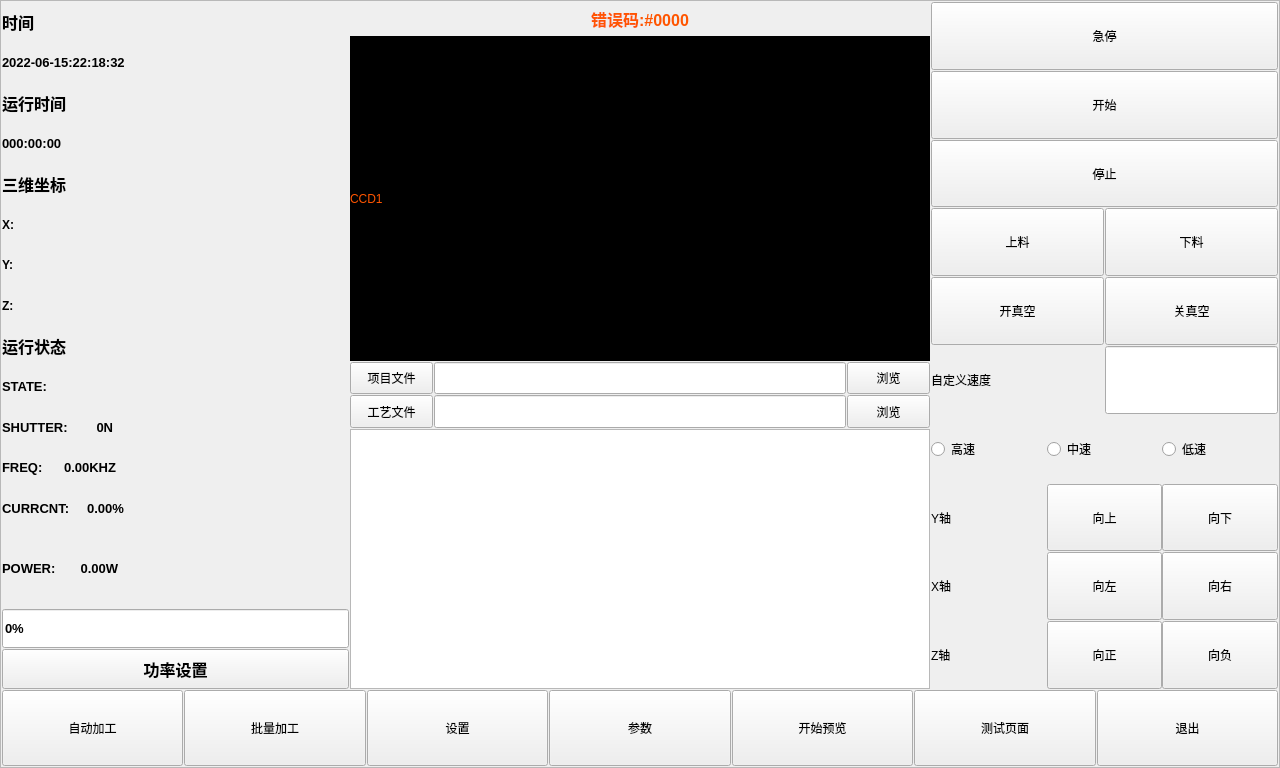
<?xml version="1.0" encoding="UTF-8"?>
<ui version="4.0">
 <class>MainControl</class>
 <widget class="QMainWindow" name="MainControl">
  <property name="geometry">
   <rect>
    <x>0</x>
    <y>0</y>
    <width>1280</width>
    <height>768</height>
   </rect>
  </property>
  <property name="sizePolicy">
   <sizepolicy hsizetype="Expanding" vsizetype="Expanding">
    <horstretch>0</horstretch>
    <verstretch>0</verstretch>
   </sizepolicy>
  </property>
  <property name="windowTitle">
   <string>主切割程序</string>
  </property>
  <widget class="QWidget" name="centralWidget">
   <property name="sizePolicy">
    <sizepolicy hsizetype="Expanding" vsizetype="Expanding">
     <horstretch>0</horstretch>
     <verstretch>0</verstretch>
    </sizepolicy>
   </property>
   <layout class="QVBoxLayout" name="verticalLayout_5" stretch="0">
    <property name="spacing">
     <number>1</number>
    </property>
    <property name="leftMargin">
     <number>0</number>
    </property>
    <property name="topMargin">
     <number>0</number>
    </property>
    <property name="rightMargin">
     <number>0</number>
    </property>
    <property name="bottomMargin">
     <number>0</number>
    </property>
    <item>
     <widget class="QFrame" name="frame">
      <property name="sizePolicy">
       <sizepolicy hsizetype="Expanding" vsizetype="Expanding">
        <horstretch>0</horstretch>
        <verstretch>0</verstretch>
       </sizepolicy>
      </property>
      <property name="frameShape">
       <enum>QFrame::StyledPanel</enum>
      </property>
      <property name="frameShadow">
       <enum>QFrame::Raised</enum>
      </property>
      <layout class="QHBoxLayout" name="horizontalLayout_9" stretch="0">
       <property name="spacing">
        <number>1</number>
       </property>
       <property name="leftMargin">
        <number>1</number>
       </property>
       <property name="topMargin">
        <number>1</number>
       </property>
       <property name="rightMargin">
        <number>1</number>
       </property>
       <property name="bottomMargin">
        <number>1</number>
       </property>
       <item>
        <layout class="QVBoxLayout" name="verticalLayout" stretch="9,1">
         <property name="spacing">
          <number>1</number>
         </property>
         <property name="sizeConstraint">
          <enum>QLayout::SetDefaultConstraint</enum>
         </property>
         <item>
          <layout class="QHBoxLayout" name="horizontalLayout" stretch="3,5,3">
           <property name="spacing">
            <number>1</number>
           </property>
           <item>
            <layout class="QVBoxLayout" name="verticalLayout_2" stretch="1,1,1,1,1,1,1,1,1,1,1,1,1,2,1,1">
             <property name="spacing">
              <number>1</number>
             </property>
             <item>
              <widget class="QLabel" name="label_1">
               <property name="sizePolicy">
                <sizepolicy hsizetype="Expanding" vsizetype="Expanding">
                 <horstretch>0</horstretch>
                 <verstretch>0</verstretch>
                </sizepolicy>
               </property>
               <property name="font">
                <font>
                 <pointsize>12</pointsize>
                 <weight>75</weight>
                 <bold>true</bold>
                </font>
               </property>
               <property name="text">
                <string>时间</string>
               </property>
              </widget>
             </item>
             <item>
              <widget class="QLabel" name="label_2">
               <property name="sizePolicy">
                <sizepolicy hsizetype="Expanding" vsizetype="Expanding">
                 <horstretch>0</horstretch>
                 <verstretch>0</verstretch>
                </sizepolicy>
               </property>
               <property name="font">
                <font>
                 <pointsize>10</pointsize>
                 <weight>75</weight>
                 <bold>true</bold>
                </font>
               </property>
               <property name="text">
                <string>2022-06-15:22:18:32</string>
               </property>
              </widget>
             </item>
             <item>
              <widget class="QLabel" name="label_3">
               <property name="sizePolicy">
                <sizepolicy hsizetype="Expanding" vsizetype="Expanding">
                 <horstretch>0</horstretch>
                 <verstretch>0</verstretch>
                </sizepolicy>
               </property>
               <property name="font">
                <font>
                 <pointsize>12</pointsize>
                 <weight>75</weight>
                 <bold>true</bold>
                </font>
               </property>
               <property name="text">
                <string>运行时间</string>
               </property>
              </widget>
             </item>
             <item>
              <widget class="QLabel" name="label_4">
               <property name="sizePolicy">
                <sizepolicy hsizetype="Expanding" vsizetype="Expanding">
                 <horstretch>0</horstretch>
                 <verstretch>0</verstretch>
                </sizepolicy>
               </property>
               <property name="font">
                <font>
                 <pointsize>10</pointsize>
                 <weight>75</weight>
                 <bold>true</bold>
                </font>
               </property>
               <property name="text">
                <string>000:00:00</string>
               </property>
              </widget>
             </item>
             <item>
              <widget class="QLabel" name="label_5">
               <property name="sizePolicy">
                <sizepolicy hsizetype="Expanding" vsizetype="Expanding">
                 <horstretch>0</horstretch>
                 <verstretch>0</verstretch>
                </sizepolicy>
               </property>
               <property name="font">
                <font>
                 <pointsize>12</pointsize>
                 <weight>75</weight>
                 <bold>true</bold>
                </font>
               </property>
               <property name="text">
                <string>三维坐标</string>
               </property>
              </widget>
             </item>
             <item>
              <widget class="QLabel" name="LbX">
               <property name="font">
                <font>
                 <weight>75</weight>
                 <bold>true</bold>
                </font>
               </property>
               <property name="text">
                <string>X:</string>
               </property>
              </widget>
             </item>
             <item>
              <widget class="QLabel" name="LbY">
               <property name="font">
                <font>
                 <weight>75</weight>
                 <bold>true</bold>
                </font>
               </property>
               <property name="text">
                <string>Y:</string>
               </property>
              </widget>
             </item>
             <item>
              <widget class="QLabel" name="LbZ">
               <property name="font">
                <font>
                 <weight>75</weight>
                 <bold>true</bold>
                </font>
               </property>
               <property name="text">
                <string>Z:</string>
               </property>
              </widget>
             </item>
             <item>
              <widget class="QLabel" name="label_6">
               <property name="sizePolicy">
                <sizepolicy hsizetype="Expanding" vsizetype="Expanding">
                 <horstretch>0</horstretch>
                 <verstretch>0</verstretch>
                </sizepolicy>
               </property>
               <property name="font">
                <font>
                 <pointsize>12</pointsize>
                 <weight>75</weight>
                 <bold>true</bold>
                </font>
               </property>
               <property name="text">
                <string>运行状态</string>
               </property>
              </widget>
             </item>
             <item>
              <widget class="QLabel" name="label_7">
               <property name="sizePolicy">
                <sizepolicy hsizetype="Expanding" vsizetype="Expanding">
                 <horstretch>0</horstretch>
                 <verstretch>0</verstretch>
                </sizepolicy>
               </property>
               <property name="font">
                <font>
                 <pointsize>10</pointsize>
                 <weight>75</weight>
                 <bold>true</bold>
                </font>
               </property>
               <property name="text">
                <string>STATE:   </string>
               </property>
              </widget>
             </item>
             <item>
              <widget class="QLabel" name="label_8">
               <property name="sizePolicy">
                <sizepolicy hsizetype="Expanding" vsizetype="Expanding">
                 <horstretch>0</horstretch>
                 <verstretch>0</verstretch>
                </sizepolicy>
               </property>
               <property name="font">
                <font>
                 <pointsize>10</pointsize>
                 <weight>75</weight>
                 <bold>true</bold>
                </font>
               </property>
               <property name="text">
                <string>SHUTTER:        0N</string>
               </property>
              </widget>
             </item>
             <item>
              <widget class="QLabel" name="label_9">
               <property name="sizePolicy">
                <sizepolicy hsizetype="Expanding" vsizetype="Expanding">
                 <horstretch>0</horstretch>
                 <verstretch>0</verstretch>
                </sizepolicy>
               </property>
               <property name="font">
                <font>
                 <pointsize>10</pointsize>
                 <weight>75</weight>
                 <bold>true</bold>
                </font>
               </property>
               <property name="text">
                <string>FREQ:      0.00KHZ</string>
               </property>
              </widget>
             </item>
             <item>
              <widget class="QLabel" name="label_10">
               <property name="sizePolicy">
                <sizepolicy hsizetype="Expanding" vsizetype="Expanding">
                 <horstretch>0</horstretch>
                 <verstretch>0</verstretch>
                </sizepolicy>
               </property>
               <property name="font">
                <font>
                 <pointsize>10</pointsize>
                 <weight>75</weight>
                 <bold>true</bold>
                </font>
               </property>
               <property name="text">
                <string>CURRCNT:     0.00%</string>
               </property>
              </widget>
             </item>
             <item>
              <widget class="QLabel" name="label_11">
               <property name="sizePolicy">
                <sizepolicy hsizetype="Expanding" vsizetype="Expanding">
                 <horstretch>0</horstretch>
                 <verstretch>0</verstretch>
                </sizepolicy>
               </property>
               <property name="font">
                <font>
                 <pointsize>10</pointsize>
                 <weight>75</weight>
                 <bold>true</bold>
                </font>
               </property>
               <property name="text">
                <string>POWER:       0.00W</string>
               </property>
              </widget>
             </item>
             <item>
              <widget class="QLineEdit" name="lineEdit">
               <property name="sizePolicy">
                <sizepolicy hsizetype="Expanding" vsizetype="Expanding">
                 <horstretch>0</horstretch>
                 <verstretch>0</verstretch>
                </sizepolicy>
               </property>
               <property name="font">
                <font>
                 <pointsize>10</pointsize>
                 <weight>75</weight>
                 <bold>true</bold>
                </font>
               </property>
               <property name="text">
                <string>0%</string>
               </property>
              </widget>
             </item>
             <item>
              <widget class="QPushButton" name="BtMainPowSet">
               <property name="sizePolicy">
                <sizepolicy hsizetype="Expanding" vsizetype="Expanding">
                 <horstretch>0</horstretch>
                 <verstretch>0</verstretch>
                </sizepolicy>
               </property>
               <property name="font">
                <font>
                 <pointsize>12</pointsize>
                 <weight>75</weight>
                 <bold>true</bold>
                </font>
               </property>
               <property name="text">
                <string>功率设置</string>
               </property>
              </widget>
             </item>
            </layout>
           </item>
           <item>
            <layout class="QVBoxLayout" name="verticalLayout_4" stretch="1,10,1,1,8">
             <property name="spacing">
              <number>1</number>
             </property>
             <item>
              <widget class="QLabel" name="LbMainError">
               <property name="sizePolicy">
                <sizepolicy hsizetype="Expanding" vsizetype="Expanding">
                 <horstretch>0</horstretch>
                 <verstretch>0</verstretch>
                </sizepolicy>
               </property>
               <property name="font">
                <font>
                 <pointsize>12</pointsize>
                 <weight>75</weight>
                 <bold>true</bold>
                </font>
               </property>
               <property name="styleSheet">
                <string notr="true">color: rgb(255, 85, 0);</string>
               </property>
               <property name="text">
                <string>错误码:#0000</string>
               </property>
               <property name="alignment">
                <set>Qt::AlignCenter</set>
               </property>
              </widget>
             </item>
             <item>
              <widget class="QLabel" name="CamView">
               <property name="sizePolicy">
                <sizepolicy hsizetype="Expanding" vsizetype="Expanding">
                 <horstretch>0</horstretch>
                 <verstretch>0</verstretch>
                </sizepolicy>
               </property>
               <property name="styleSheet">
                <string notr="true">background-color: rgb(0, 0, 0);
color: rgb(255, 85, 0);</string>
               </property>
               <property name="text">
                <string>CCD1</string>
               </property>
              </widget>
             </item>
             <item>
              <layout class="QHBoxLayout" name="horizontalLayout_2" stretch="1,5,1">
               <property name="spacing">
                <number>1</number>
               </property>
               <item>
                <widget class="QPushButton" name="pushButton_2">
                 <property name="sizePolicy">
                  <sizepolicy hsizetype="Expanding" vsizetype="Expanding">
                   <horstretch>0</horstretch>
                   <verstretch>0</verstretch>
                  </sizepolicy>
                 </property>
                 <property name="text">
                  <string>项目文件</string>
                 </property>
                </widget>
               </item>
               <item>
                <widget class="QLineEdit" name="LePrjShow">
                 <property name="sizePolicy">
                  <sizepolicy hsizetype="Expanding" vsizetype="Expanding">
                   <horstretch>0</horstretch>
                   <verstretch>0</verstretch>
                  </sizepolicy>
                 </property>
                </widget>
               </item>
               <item>
                <widget class="QPushButton" name="BtPrjBrowe">
                 <property name="sizePolicy">
                  <sizepolicy hsizetype="Expanding" vsizetype="Expanding">
                   <horstretch>0</horstretch>
                   <verstretch>0</verstretch>
                  </sizepolicy>
                 </property>
                 <property name="text">
                  <string>浏览</string>
                 </property>
                </widget>
               </item>
              </layout>
             </item>
             <item>
              <layout class="QHBoxLayout" name="horizontalLayout_4" stretch="1,5,1">
               <property name="spacing">
                <number>1</number>
               </property>
               <item>
                <widget class="QPushButton" name="pushButton_4">
                 <property name="sizePolicy">
                  <sizepolicy hsizetype="Expanding" vsizetype="Expanding">
                   <horstretch>0</horstretch>
                   <verstretch>0</verstretch>
                  </sizepolicy>
                 </property>
                 <property name="text">
                  <string>工艺文件</string>
                 </property>
                </widget>
               </item>
               <item>
                <widget class="QLineEdit" name="LeGyShow">
                 <property name="sizePolicy">
                  <sizepolicy hsizetype="Expanding" vsizetype="Expanding">
                   <horstretch>0</horstretch>
                   <verstretch>0</verstretch>
                  </sizepolicy>
                 </property>
                </widget>
               </item>
               <item>
                <widget class="QPushButton" name="BtWorkBrowe">
                 <property name="sizePolicy">
                  <sizepolicy hsizetype="Expanding" vsizetype="Expanding">
                   <horstretch>0</horstretch>
                   <verstretch>0</verstretch>
                  </sizepolicy>
                 </property>
                 <property name="text">
                  <string>浏览</string>
                 </property>
                </widget>
               </item>
              </layout>
             </item>
             <item>
              <layout class="QHBoxLayout" name="horizontalLayout_5" stretch="1">
               <property name="spacing">
                <number>1</number>
               </property>
               <item>
                <widget class="QListView" name="listView"/>
               </item>
              </layout>
             </item>
            </layout>
           </item>
           <item>
            <layout class="QVBoxLayout" name="verticalLayout_3" stretch="1,1,1,1,1,1,1,1,1,1">
             <property name="spacing">
              <number>1</number>
             </property>
             <item>
              <widget class="QPushButton" name="BtMainStopNow">
               <property name="sizePolicy">
                <sizepolicy hsizetype="Expanding" vsizetype="Expanding">
                 <horstretch>0</horstretch>
                 <verstretch>0</verstretch>
                </sizepolicy>
               </property>
               <property name="text">
                <string>急停</string>
               </property>
              </widget>
             </item>
             <item>
              <widget class="QPushButton" name="BtMainStar">
               <property name="sizePolicy">
                <sizepolicy hsizetype="Expanding" vsizetype="Expanding">
                 <horstretch>0</horstretch>
                 <verstretch>0</verstretch>
                </sizepolicy>
               </property>
               <property name="text">
                <string>开始</string>
               </property>
              </widget>
             </item>
             <item>
              <widget class="QPushButton" name="BtMainStop">
               <property name="sizePolicy">
                <sizepolicy hsizetype="Expanding" vsizetype="Expanding">
                 <horstretch>0</horstretch>
                 <verstretch>0</verstretch>
                </sizepolicy>
               </property>
               <property name="text">
                <string>停止</string>
               </property>
              </widget>
             </item>
             <item>
              <layout class="QHBoxLayout" name="horizontalLayout_7" stretch="1,1">
               <property name="spacing">
                <number>1</number>
               </property>
               <item>
                <widget class="QPushButton" name="BtMainloading">
                 <property name="sizePolicy">
                  <sizepolicy hsizetype="Expanding" vsizetype="Expanding">
                   <horstretch>0</horstretch>
                   <verstretch>0</verstretch>
                  </sizepolicy>
                 </property>
                 <property name="text">
                  <string>上料</string>
                 </property>
                </widget>
               </item>
               <item>
                <widget class="QPushButton" name="BtMainUnloading">
                 <property name="sizePolicy">
                  <sizepolicy hsizetype="Expanding" vsizetype="Expanding">
                   <horstretch>0</horstretch>
                   <verstretch>0</verstretch>
                  </sizepolicy>
                 </property>
                 <property name="text">
                  <string>下料</string>
                 </property>
                </widget>
               </item>
              </layout>
             </item>
             <item>
              <layout class="QHBoxLayout" name="horizontalLayout_6" stretch="1,1">
               <property name="spacing">
                <number>1</number>
               </property>
               <item>
                <widget class="QPushButton" name="BtMainOpenvacuum">
                 <property name="sizePolicy">
                  <sizepolicy hsizetype="Expanding" vsizetype="Expanding">
                   <horstretch>0</horstretch>
                   <verstretch>0</verstretch>
                  </sizepolicy>
                 </property>
                 <property name="text">
                  <string>开真空</string>
                 </property>
                </widget>
               </item>
               <item>
                <widget class="QPushButton" name="BtMainClosevacuum">
                 <property name="sizePolicy">
                  <sizepolicy hsizetype="Expanding" vsizetype="Expanding">
                   <horstretch>0</horstretch>
                   <verstretch>0</verstretch>
                  </sizepolicy>
                 </property>
                 <property name="text">
                  <string>关真空</string>
                 </property>
                </widget>
               </item>
              </layout>
             </item>
             <item>
              <layout class="QHBoxLayout" name="horizontalLayout_14" stretch="1,1">
               <property name="spacing">
                <number>0</number>
               </property>
               <item>
                <widget class="QLabel" name="label">
                 <property name="sizePolicy">
                  <sizepolicy hsizetype="Expanding" vsizetype="Expanding">
                   <horstretch>0</horstretch>
                   <verstretch>0</verstretch>
                  </sizepolicy>
                 </property>
                 <property name="text">
                  <string>自定义速度</string>
                 </property>
                </widget>
               </item>
               <item>
                <widget class="QLineEdit" name="LeMainSpc">
                 <property name="sizePolicy">
                  <sizepolicy hsizetype="Expanding" vsizetype="Expanding">
                   <horstretch>0</horstretch>
                   <verstretch>0</verstretch>
                  </sizepolicy>
                 </property>
                </widget>
               </item>
              </layout>
             </item>
             <item>
              <layout class="QHBoxLayout" name="horizontalLayout_8" stretch="1,1,1">
               <property name="spacing">
                <number>0</number>
               </property>
               <item>
                <widget class="QRadioButton" name="RaMainHighSpeed">
                 <property name="sizePolicy">
                  <sizepolicy hsizetype="Expanding" vsizetype="Expanding">
                   <horstretch>0</horstretch>
                   <verstretch>0</verstretch>
                  </sizepolicy>
                 </property>
                 <property name="text">
                  <string>高速</string>
                 </property>
                </widget>
               </item>
               <item>
                <widget class="QRadioButton" name="RaMainMiddleSpeed">
                 <property name="sizePolicy">
                  <sizepolicy hsizetype="Expanding" vsizetype="Expanding">
                   <horstretch>0</horstretch>
                   <verstretch>0</verstretch>
                  </sizepolicy>
                 </property>
                 <property name="text">
                  <string>中速</string>
                 </property>
                </widget>
               </item>
               <item>
                <widget class="QRadioButton" name="RaMainLowSpeed">
                 <property name="sizePolicy">
                  <sizepolicy hsizetype="Expanding" vsizetype="Expanding">
                   <horstretch>0</horstretch>
                   <verstretch>0</verstretch>
                  </sizepolicy>
                 </property>
                 <property name="text">
                  <string>低速</string>
                 </property>
                </widget>
               </item>
              </layout>
             </item>
             <item>
              <layout class="QHBoxLayout" name="horizontalLayout_10" stretch="1,1,1">
               <property name="spacing">
                <number>0</number>
               </property>
               <item>
                <widget class="QLabel" name="label_14">
                 <property name="text">
                  <string>Y轴 </string>
                 </property>
                </widget>
               </item>
               <item>
                <widget class="QPushButton" name="BtMianYUp">
                 <property name="sizePolicy">
                  <sizepolicy hsizetype="Expanding" vsizetype="Expanding">
                   <horstretch>0</horstretch>
                   <verstretch>0</verstretch>
                  </sizepolicy>
                 </property>
                 <property name="text">
                  <string>向上</string>
                 </property>
                </widget>
               </item>
               <item>
                <widget class="QPushButton" name="BtMianYDown">
                 <property name="sizePolicy">
                  <sizepolicy hsizetype="Expanding" vsizetype="Expanding">
                   <horstretch>0</horstretch>
                   <verstretch>0</verstretch>
                  </sizepolicy>
                 </property>
                 <property name="text">
                  <string>向下</string>
                 </property>
                </widget>
               </item>
              </layout>
             </item>
             <item>
              <layout class="QHBoxLayout" name="horizontalLayout_11" stretch="1,1,1">
               <property name="spacing">
                <number>0</number>
               </property>
               <item>
                <widget class="QLabel" name="label_13">
                 <property name="text">
                  <string>X轴 </string>
                 </property>
                </widget>
               </item>
               <item>
                <widget class="QPushButton" name="BtMianXLeft">
                 <property name="sizePolicy">
                  <sizepolicy hsizetype="Expanding" vsizetype="Expanding">
                   <horstretch>0</horstretch>
                   <verstretch>0</verstretch>
                  </sizepolicy>
                 </property>
                 <property name="text">
                  <string>向左</string>
                 </property>
                </widget>
               </item>
               <item>
                <widget class="QPushButton" name="BtMianRight">
                 <property name="sizePolicy">
                  <sizepolicy hsizetype="Expanding" vsizetype="Expanding">
                   <horstretch>0</horstretch>
                   <verstretch>0</verstretch>
                  </sizepolicy>
                 </property>
                 <property name="text">
                  <string>向右</string>
                 </property>
                </widget>
               </item>
              </layout>
             </item>
             <item>
              <layout class="QHBoxLayout" name="horizontalLayout_12" stretch="1,1,1">
               <property name="spacing">
                <number>0</number>
               </property>
               <item>
                <widget class="QLabel" name="label_12">
                 <property name="sizePolicy">
                  <sizepolicy hsizetype="Expanding" vsizetype="Expanding">
                   <horstretch>0</horstretch>
                   <verstretch>0</verstretch>
                  </sizepolicy>
                 </property>
                 <property name="text">
                  <string>Z轴 </string>
                 </property>
                </widget>
               </item>
               <item>
                <widget class="QPushButton" name="BtMianZIn">
                 <property name="sizePolicy">
                  <sizepolicy hsizetype="Expanding" vsizetype="Expanding">
                   <horstretch>0</horstretch>
                   <verstretch>0</verstretch>
                  </sizepolicy>
                 </property>
                 <property name="text">
                  <string>向正</string>
                 </property>
                </widget>
               </item>
               <item>
                <widget class="QPushButton" name="BtMianZOut">
                 <property name="sizePolicy">
                  <sizepolicy hsizetype="Expanding" vsizetype="Expanding">
                   <horstretch>0</horstretch>
                   <verstretch>0</verstretch>
                  </sizepolicy>
                 </property>
                 <property name="text">
                  <string>向负</string>
                 </property>
                </widget>
               </item>
              </layout>
             </item>
            </layout>
           </item>
          </layout>
         </item>
         <item>
          <layout class="QHBoxLayout" name="horizontalLayout_3" stretch="1,1,1,1,1,1,1">
           <property name="spacing">
            <number>1</number>
           </property>
           <item>
            <widget class="QPushButton" name="pushButton_18">
             <property name="sizePolicy">
              <sizepolicy hsizetype="Expanding" vsizetype="Expanding">
               <horstretch>0</horstretch>
               <verstretch>0</verstretch>
              </sizepolicy>
             </property>
             <property name="text">
              <string>自动加工</string>
             </property>
            </widget>
           </item>
           <item>
            <widget class="QPushButton" name="pushButton_20">
             <property name="sizePolicy">
              <sizepolicy hsizetype="Expanding" vsizetype="Expanding">
               <horstretch>0</horstretch>
               <verstretch>0</verstretch>
              </sizepolicy>
             </property>
             <property name="text">
              <string>批量加工</string>
             </property>
            </widget>
           </item>
           <item>
            <widget class="QPushButton" name="BtMainSet">
             <property name="sizePolicy">
              <sizepolicy hsizetype="Expanding" vsizetype="Expanding">
               <horstretch>0</horstretch>
               <verstretch>0</verstretch>
              </sizepolicy>
             </property>
             <property name="text">
              <string>设置</string>
             </property>
            </widget>
           </item>
           <item>
            <widget class="QPushButton" name="pushButton_22">
             <property name="sizePolicy">
              <sizepolicy hsizetype="Expanding" vsizetype="Expanding">
               <horstretch>0</horstretch>
               <verstretch>0</verstretch>
              </sizepolicy>
             </property>
             <property name="text">
              <string>参数</string>
             </property>
            </widget>
           </item>
           <item>
            <widget class="QPushButton" name="BtPreviewMain">
             <property name="sizePolicy">
              <sizepolicy hsizetype="Expanding" vsizetype="Expanding">
               <horstretch>0</horstretch>
               <verstretch>0</verstretch>
              </sizepolicy>
             </property>
             <property name="text">
              <string>开始预览</string>
             </property>
            </widget>
           </item>
           <item>
            <widget class="QPushButton" name="Bttestcontrol">
             <property name="sizePolicy">
              <sizepolicy hsizetype="Expanding" vsizetype="Expanding">
               <horstretch>0</horstretch>
               <verstretch>0</verstretch>
              </sizepolicy>
             </property>
             <property name="text">
              <string>测试页面</string>
             </property>
            </widget>
           </item>
           <item>
            <widget class="QPushButton" name="BtMianExit">
             <property name="sizePolicy">
              <sizepolicy hsizetype="Expanding" vsizetype="Expanding">
               <horstretch>0</horstretch>
               <verstretch>0</verstretch>
              </sizepolicy>
             </property>
             <property name="text">
              <string>退出</string>
             </property>
            </widget>
           </item>
          </layout>
         </item>
        </layout>
       </item>
      </layout>
     </widget>
    </item>
   </layout>
  </widget>
 </widget>
 <layoutdefault spacing="6" margin="11"/>
 <resources/>
 <connections/>
</ui>
